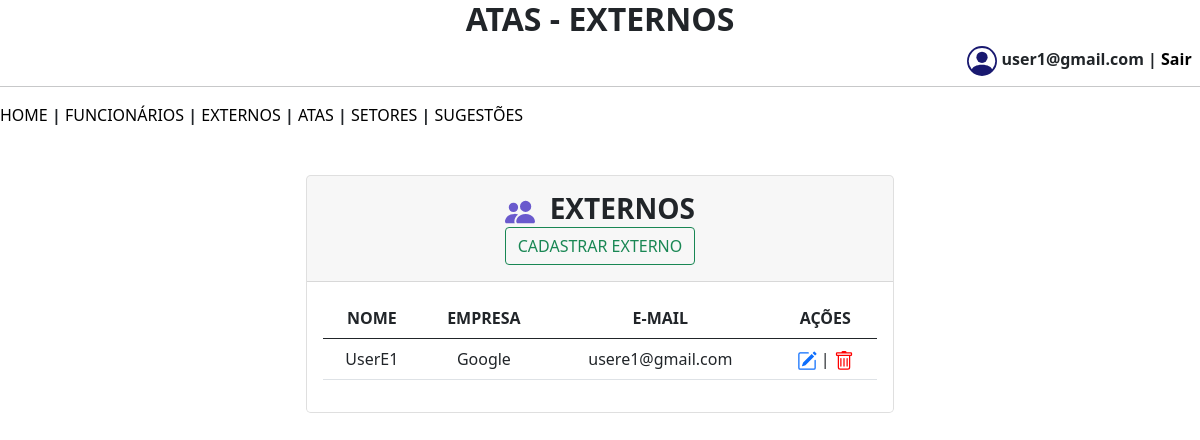
Page /implantacao/externos.php (signed in) on the committed database.
### tables this page shows
CREATE TABLE `externo` (
  `id` int(11) NOT NULL,
  `nome` varchar(150) NOT NULL,
  `empresa` varchar(200) NOT NULL,
  `email` varchar(200) NOT NULL,
  `senha` varchar(200) NOT NULL
);

### implantacao/externos.php (the view, shortened to what this page needs)
<!DOCTYPE html>
<html lang="pt-br">
<head>
    <link href="https://cdn.jsdelivr.net/npm/bootstrap@5.0.2/dist/css/bootstrap.min.css" rel="stylesheet">
</head>
<body>
    <h2 class="text-center"><b>ATAS - EXTERNOS</b></h2>
    <?php
    echo "<div class='header'>";
    $externo = $_SESSION["user"];
    echo "<svg xmlns='http://www.w3.org/2000/svg' width='30' height='30' fill='#191970' class='bi bi-person-circle' viewBox='0 0 16 16'>
        <path d='M11 6a3 3 0 1 1-6 0 3 3 0 0 1 6 0'/>
        <path fill-rule='evenodd' d='M0 8a8 8 0 1 1 16 0A8 8 0 0 1 0 8m8-7a7 7 0 0 0-5.468 11.37C3.242 11.226 4.805 10 8 10s4.757 1.225 5.468 2.37A7 7 0 0 0 8 1'/>
        </svg>&nbsp;<b>$externo | <a href='sair.php' style='color: black; text-decoration: none;'>Sair</a></b>&nbsp;&nbsp;";
    echo "</div>";
    ?>
    <br />
    <hr />
    <nav>
        <?php
        include 'menu.php';
        ?>
    </nav>
    <br />
    <br />
    <div class="row justify-content-center row-cols-1 row-cols-md-2 mb-2 text-center">
        <div class="col">
            <div class="card mb-2 rounded-3 shadow-sw">
                <div class="card-header py-3">
                    <h3 class="my-0 fw-normal">&nbsp;&nbsp;<b>EXTERNOS</b></h3>
                    <button type="button" class="btn btn-outline-success" data-bs-toggle="modal" data-bs-target="#exampleModal">CADASTRAR EXTERNO</button>
                </div>
                <div class="card-body">
                    <table class="table table-hover">
                        <thead>
                            <tr>
                                <th scope="col">NOME</th>
                                <th scope="col">EMPRESA</th>
                                <th scope="col">E-MAIL</th>
                                <th scope="col">AÇÕES</th>
                            </tr>
                        </thead>
                        <tbody>
                            <?php
                            include 'conecta.php';
                            $pesquisa = mysqli_query($mysqli, "SELECT * FROM externo");
                            $row = mysqli_num_rows($pesquisa);
                            if ($row > 0) {
                                while ($registro = $pesquisa->fetch_array()) {
                                    $nome = $registro['nome'];
                                    echo "<tr>";
                                    echo "<td>" . $registro['nome'] . "</td>";
                                    echo "<td>" . $registro['empresa'] . "</td>";
                                    echo "<td>" . $registro['email'] . "</td>";
                                    echo "<td><a href='ediexternos.php?nome=$nome' data-bs-toggle='modal' data-bs-target='#exampleModal1$nome' data-nome='$nome'><svg xmlns='http://www.w3.org/2000/svg' width='20' height='20' fill='currentColor' class='bi bi-pencil-square' viewBox='0 0 16 16'>
                                    <path d='M15.502 1.94a.5.5 0 0 1 0 .706L14.459 3.69l-2-2L13.502.646a.5.5 0 0 1 .707 0l1.293 1.293zm-1.75 2.456-2-2L4.939 9.21a.5.5 0 0 0-.121.196l-.805 2.414a.25.25 0 0 0 .316.316l2.414-.805a.5.5 0 0 0 .196-.12l6.813-6.814z'/>
                                    <path fill-rule='evenodd' d='M1 13.5A1.5 1.5 0 0 0 2.5 15h11a1.5 1.5 0 0 0 1.5-1.5v-6a.5.5 0 0 0-1 0v6a.5.5 0 0 1-.5.5h-11a.5.5 0 0 1-.5-.5v-11a.5.5 0 0 1 .5-.5H9a.5.5 0 0 0 0-1H2.5A1.5 1.5 0 0 0 1 2.5z'/>
                                    </svg></a> | <a href='excexternos.php?nome=$nome'><svg xmlns='http://www.w3.org/2000/svg' width='20' height='20' fill='red' class='bi bi-trash' viewBox='0 0 16 16'>
                                    <path d='M5.5 5.5A.5.5 0 0 1 6 6v6a.5.5 0 0 1-1 0V6a.5.5 0 0 1 .5-.5m2.5 0a.5.5 0 0 1 .5.5v6a.5.5 0 0 1-1 0V6a.5.5 0 0 1 .5-.5m3 .5a.5.5 0 0 0-1 0v6a.5.5 0 0 0 1 0z'/>
                                    <path d='M14.5 3a1 1 0 0 1-1 1H13v9a2 2 0 0 1-2 2H5a2 2 0 0 1-2-2V4h-.5a1 1 0 0 1-1-1V2a1 1 0 0 1 1-1H6a1 1 0 0 1 1-1h2a1 1 0 0 1 1 1h3.5a1 1 0 0 1 1 1zM4.118 4 4 4.059V13a1 1 0 0 0 1 1h6a1 1 0 0 0 1-1V4.059L11.882 4zM2.5 3h11V2h-11z'/>
                                    </svg></a></td>";
                                    echo "</tr>";
                                }
                            } else {
                                echo "Não existem usuários cadastrados!";
                            }
                            ?>
                        </tbody>
                    </table>
                </div>
            </div>
        </div>
    </div>
</body>
</html>

### implantacao/externos.php (style rules this page uses)
.header { float: right; }

### rows in the picture
externo: nome "UserE1", empresa "Google", email "usere1@gmail.com"

### other values in the picture
$externo "user1@gmail.com"
